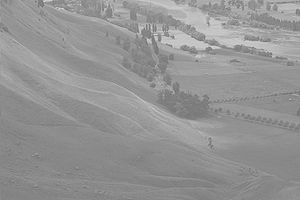
#> input picture wiki.jpg, 300 x 200 px
$ python q1.py
#> lines starting #> are read from the running program, lines starting #| are printed output that depends on the picture
import cv2
import numpy as np
import random
from skimage.util import random_noise

# Muhammet Derviş kopuz
# 504201531

def start():
    #read image
    image = cv2.imread("wiki.jpg",0)
#> image is the input picture: shape (200, 300); min 100, max 223, mean 148
    if image is None:
        print("No image available")
        return "No image available"
    salt_pepper_prob = 0.03
    random_numbers = (1,2,3,4,5,6,7,8)
    #choose random number
    N = random.choice(random_numbers)

    testo = image
    for i in range(N):
        #apply salt pepper filter
        testo = salt_pepper(testo,salt_pepper_prob)
        show_image(testo,i)
#> this loop made 7 passes
#> pass 1, in start, `testo = salt_pepper(testo,salt_pepper_prob)`:
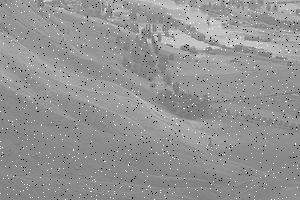
#> testo: shape (200, 300); min 0, max 255, mean 147.2
#> pass 2, in start, `testo = salt_pepper(testo,salt_pepper_prob)`:
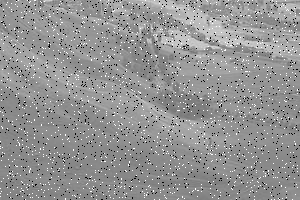
#> testo: shape (200, 300); min 0, max 255, mean 146.7
#> pass 3, in start, `testo = salt_pepper(testo,salt_pepper_prob)`:
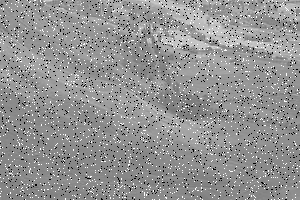
#> testo: shape (200, 300); min 0, max 255, mean 146.2
#> after the loop:
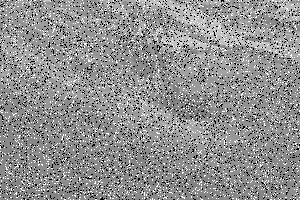
#> testo: shape (200, 300); min 0, max 255, mean 143.9

    testo = image
    for i in range(N):
        #apply ski salt pepper filter
        testo = ski_salt_pepper(testo)
        show_image_ski(testo,i)
#> this loop made 7 passes
#> pass 1, in ski_salt_pepper, `result = random_noise(image, mode='s&p')`:
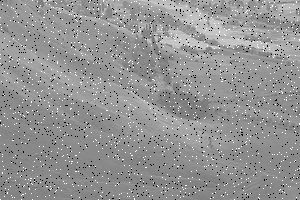
#> result: shape (200, 300) float64; min 0, max 1, mean 0.576
#> pass 2, in ski_salt_pepper (call 2), `result = random_noise(image, mode='s&p')`:
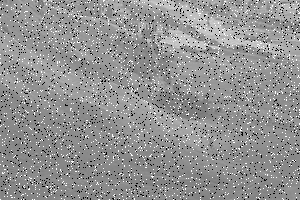
#> result: shape (200, 300) float64; min 0, max 1, mean 0.572
#> after the loop:
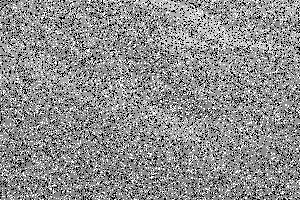
#> testo: shape (200, 300); min 0, max 255, mean 142


def salt_pepper(image,prob):
    #create a 0's matrix with size of image, in uint8 type
    result = np.zeros(image.shape,np.uint8)
    row = image.shape[0]
    column = image.shape[1]
    for i in range(row):
        for j in range(column):
            random_prob = random.random()
            if random_prob < prob:
                #choose between white or black
                result[i][j] = random.choice((0, 255))
            else:
                result[i][j] = image[i][j]
    return result

def show_image(image, number):
    name = "S&p applied " + str((number+1)) + " time/s"
    cv2.imshow(name, image)
    cv2.waitKey(0)

def show_image_ski(image, number):
    name = "Ski S&p applied " + str((number+1)) + " time/s"
    cv2.imshow(name, image)
    cv2.waitKey(0)

def skiNoise(image):
    result = random_noise(image, 'gaussian')
    #function returns between [0,1] range it is multiplied by 255
    result = 255*result
    result = result.astype(np.uint8)
    return result

def ski_salt_pepper(image):
    result = random_noise(image, mode='s&p')
    #function returns between [0,1] range it is multiplied by 255
    result = np.array(255*result, dtype = 'uint8')
    return result

if __name__ == '__main__':
    start()
